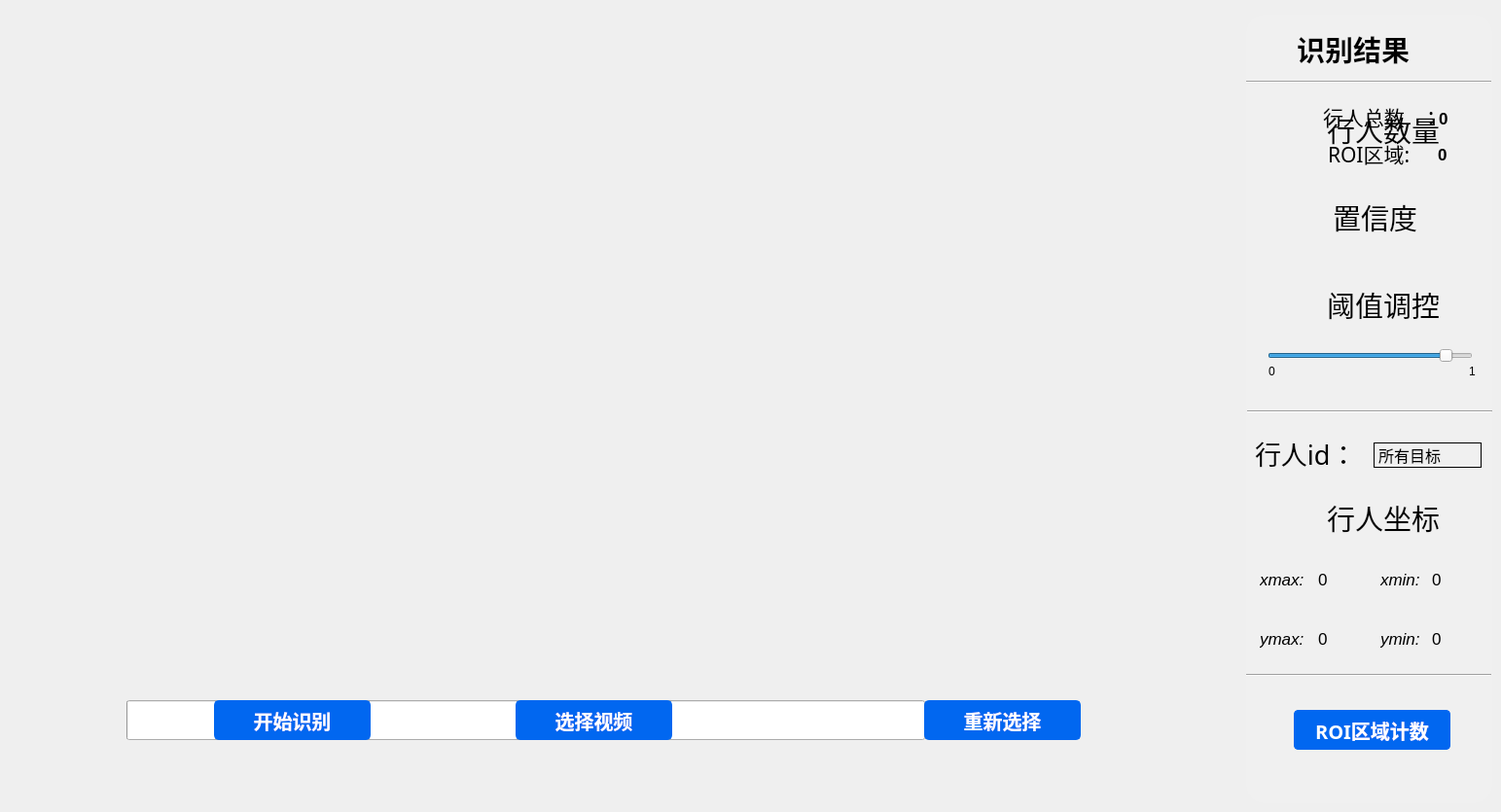
    <widget class="QWidget" name="vdo_module">
     <attribute name="title">
      <string>视频行人追踪</string>
     </attribute>
     <widget class="QLabel" name="confidence_coefficient_vdo">
      <property name="geometry">
       <rect>
        <x>1370</x>
        <y>205</y>
        <width>114</width>
        <height>37</height>
       </rect>
      </property>
      <property name="font">
       <font>
        <family>楷体</family>
        <pointsize>22</pointsize>
        <weight>50</weight>
        <bold>false</bold>
       </font>
      </property>
      <property name="text">
       <string>置信度</string>
      </property>
     </widget>
     <widget class="QPushButton" name="pushButton_9">
      <property name="geometry">
       <rect>
        <x>90</x>
        <y>60</y>
        <width>54</width>
        <height>50</height>
       </rect>
      </property>
      <property name="styleSheet">
       <string notr="true">QPushButton{
border: none;
}</string>
      </property>
      <property name="text">
       <string/>
      </property>
      <property name="icon">
       <iconset>
        <normaloff>../../images/rightangle_tl(2).png</normaloff>../../images/rightangle_tl(2).png</iconset>
      </property>
      <property name="iconSize">
       <size>
        <width>50</width>
        <height>50</height>
       </size>
      </property>
     </widget>
     <widget class="QPushButton" name="picture_11">
      <property name="geometry">
       <rect>
        <x>1290</x>
        <y>98</y>
        <width>69</width>
        <height>65</height>
       </rect>
      </property>
      <property name="cursor">
       <cursorShape>PointingHandCursor</cursorShape>
      </property>
      <property name="styleSheet">
       <string notr="true">QPushButton{
border: none;
}
QBUshButton::hover{
border: 1px solid white;
border-radius: 15px;
}</string>
      </property>
      <property name="text">
       <string/>
      </property>
      <property name="icon">
       <iconset>
        <normaloff>../../images/count.png</normaloff>../../images/count.png</iconset>
      </property>
      <property name="iconSize">
       <size>
        <width>55</width>
        <height>55</height>
       </size>
      </property>
     </widget>
     <widget class="QPushButton" name="picture_12">
      <property name="geometry">
       <rect>
        <x>1300</x>
        <y>285</y>
        <width>54</width>
        <height>50</height>
       </rect>
      </property>
      <property name="cursor">
       <cursorShape>PointingHandCursor</cursorShape>
      </property>
      <property name="styleSheet">
       <string notr="true">QPushButton{
border: none;
}
QBUshButton::hover{
border: 1px solid white;
border-radius: 15px;
}</string>
      </property>
      <property name="text">
       <string/>
      </property>
      <property name="icon">
       <iconset>
        <normaloff>../../images/threshold.png</normaloff>../../images/threshold.png</iconset>
      </property>
      <property name="iconSize">
       <size>
        <width>53</width>
        <height>53</height>
       </size>
      </property>
     </widget>
     <widget class="QLabel" name="label_4">
      <property name="geometry">
       <rect>
        <x>1281</x>
        <y>15</y>
        <width>253</width>
        <height>811</height>
       </rect>
      </property>
      <property name="styleSheet">
       <string notr="true">QLabel{
background-color: #f0f0f0;
border-radius: 20px;
}</string>
      </property>
      <property name="text">
       <string/>
      </property>
     </widget>
     <widget class="QPushButton" name="submit_vdo">
      <property name="geometry">
       <rect>
        <x>220</x>
        <y>720</y>
        <width>161</width>
        <height>41</height>
       </rect>
      </property>
      <property name="font">
       <font>
        <family>Roman time</family>
        <pointsize>15</pointsize>
        <weight>75</weight>
        <bold>true</bold>
       </font>
      </property>
      <property name="cursor">
       <cursorShape>PointingHandCursor</cursorShape>
      </property>
      <property name="styleSheet">
       <string notr="true">QPushButton{background-color:#0167F0;
                    border:2px solid #0167F0;
                    border-radius:5px;
                    color:white
                  }
                  QPushButton:hover
                  {
                    border:1px solid #0167F0;
                    border-radius:5px;
                    color:white;
					font-size:24px;
                  }
                  QPushButton:hover:pressed
                  {
                    border:1px solid #60C9F9;
                    border-radius:17px;
                    height:17px;
                    font-size:23px;
                    color:white;
}
</string>
      </property>
      <property name="text">
       <string>开始识别</string>
      </property>
      <property name="iconSize">
       <size>
        <width>80</width>
        <height>80</height>
       </size>
      </property>
     </widget>
     <widget class="Line" name="line_13">
      <property name="geometry">
       <rect>
        <x>1281</x>
        <y>74</y>
        <width>252</width>
        <height>20</height>
       </rect>
      </property>
      <property name="orientation">
       <enum>Qt::Horizontal</enum>
      </property>
     </widget>
     <widget class="QPushButton" name="pushButton_11">
      <property name="geometry">
       <rect>
        <x>1098</x>
        <y>642</y>
        <width>54</width>
        <height>50</height>
       </rect>
      </property>
      <property name="styleSheet">
       <string notr="true">QPushButton{
border: none;
}</string>
      </property>
      <property name="text">
       <string/>
      </property>
      <property name="icon">
       <iconset>
        <normaloff>../../images/rightangle_br(2).png</normaloff>../../images/rightangle_br(2).png</iconset>
      </property>
      <property name="iconSize">
       <size>
        <width>50</width>
        <height>50</height>
       </size>
      </property>
     </widget>
     <widget class="QPushButton" name="picture_13">
      <property name="geometry">
       <rect>
        <x>1298</x>
        <y>197</y>
        <width>54</width>
        <height>50</height>
       </rect>
      </property>
      <property name="cursor">
       <cursorShape>PointingHandCursor</cursorShape>
      </property>
      <property name="styleSheet">
       <string notr="true">QPushButton{
border: none;
}
QBUshButton::hover{
border: 1px solid white;
border-radius: 15px;
}</string>
      </property>
      <property name="text">
       <string/>
      </property>
      <property name="icon">
       <iconset>
        <normaloff>../../images/confidence_coefficient.png</normaloff>../../images/confidence_coefficient.png</iconset>
      </property>
      <property name="iconSize">
       <size>
        <width>50</width>
        <height>50</height>
       </size>
      </property>
     </widget>
     <widget class="QLabel" name="threshold_vdo">
      <property name="geometry">
       <rect>
        <x>1364</x>
        <y>295</y>
        <width>152</width>
        <height>37</height>
       </rect>
      </property>
      <property name="font">
       <font>
        <family>楷体</family>
        <pointsize>22</pointsize>
        <weight>50</weight>
        <bold>false</bold>
       </font>
      </property>
      <property name="text">
       <string>阈值调控</string>
      </property>
     </widget>
     <widget class="QPushButton" name="pushButton_15">
      <property name="geometry">
       <rect>
        <x>1098</x>
        <y>60</y>
        <width>54</width>
        <height>50</height>
       </rect>
      </property>
      <property name="styleSheet">
       <string notr="true">QPushButton{
border: none;
}</string>
      </property>
      <property name="text">
       <string/>
      </property>
      <property name="icon">
       <iconset>
        <normaloff>../../images/rightangle_tr(2).png</normaloff>../../images/rightangle_tr(2).png</iconset>
      </property>
      <property name="iconSize">
       <size>
        <width>50</width>
        <height>50</height>
       </size>
      </property>
     </widget>
     <widget class="QPushButton" name="pushButton_16">
      <property name="geometry">
       <rect>
        <x>90</x>
        <y>642</y>
        <width>54</width>
        <height>50</height>
       </rect>
      </property>
      <property name="styleSheet">
       <string notr="true">QPushButton{
border: none;
}</string>
      </property>
      <property name="text">
       <string/>
      </property>
      <property name="icon">
       <iconset>
        <normaloff>../../images/rightangle_bl(2).png</normaloff>../../images/rightangle_bl(2).png</iconset>
      </property>
      <property name="iconSize">
       <size>
        <width>50</width>
        <height>50</height>
       </size>
      </property>
     </widget>
     <widget class="QPushButton" name="vdo">
      <property name="geometry">
       <rect>
        <x>450</x>
        <y>214</y>
        <width>304</width>
        <height>300</height>
       </rect>
      </property>
      <property name="cursor">
       <cursorShape>ArrowCursor</cursorShape>
      </property>
      <property name="styleSheet">
       <string notr="true">QPushButton{
border: none;
}
QBUshButton::hover{
border: 1px solid white;
border-radius: 15px;
}</string>
      </property>
      <property name="text">
       <string/>
      </property>
      <property name="icon">
       <iconset>
        <normaloff>../../images/video_tab.png</normaloff>../../images/video_tab.png</iconset>
      </property>
      <property name="iconSize">
       <size>
        <width>300</width>
        <height>300</height>
       </size>
      </property>
     </widget>
     <widget class="QLabel" name="represent_vdo">
      <property name="geometry">
       <rect>
        <x>141</x>
        <y>106</y>
        <width>960</width>
        <height>540</height>
       </rect>
      </property>
      <property name="styleSheet">
       <string notr="true">QLabel{
background-color: 
}</string>
      </property>
      <property name="text">
       <string/>
      </property>
     </widget>
     <widget class="QPushButton" name="reselect_vdo">
      <property name="geometry">
       <rect>
        <x>950</x>
        <y>720</y>
        <width>161</width>
        <height>41</height>
       </rect>
      </property>
      <property name="font">
       <font>
        <family>Roman time</family>
        <pointsize>15</pointsize>
        <weight>75</weight>
        <bold>true</bold>
       </font>
      </property>
      <property name="cursor">
       <cursorShape>PointingHandCursor</cursorShape>
      </property>
      <property name="styleSheet">
       <string notr="true">QPushButton{background-color:#0167F0;
                    border:2px solid #0167F0;
                    border-radius:5px;
                    color:white
                  }
                  QPushButton:hover
                  {
                    border:1px solid #0167F0;
                    border-radius:5px;
                    color:white;
					font-size:24px;
                  }
                  QPushButton:hover:pressed
                  {
                    border:1px solid #60C9F9;
                    border-radius:17px;
                    height:17px;
                    font-size:23px;
                    color:white;
}
</string>
      </property>
      <property name="text">
       <string>重新选择</string>
      </property>
      <property name="iconSize">
       <size>
        <width>80</width>
        <height>80</height>
       </size>
      </property>
     </widget>
     <widget class="QPushButton" name="video">
      <property name="geometry">
       <rect>
        <x>530</x>
        <y>720</y>
        <width>161</width>
        <height>41</height>
       </rect>
      </property>
      <property name="font">
       <font>
        <family>Roman time</family>
        <pointsize>15</pointsize>
        <weight>75</weight>
        <bold>true</bold>
       </font>
      </property>
      <property name="cursor">
       <cursorShape>PointingHandCursor</cursorShape>
      </property>
      <property name="styleSheet">
       <string notr="true">QPushButton{background-color:#0167F0;
                    border:2px solid #0167F0;
                    border-radius:5px;
                    color:white
                  }
                  QPushButton:hover
                  {
                    border:1px solid #0167F0;
                    border-radius:5px;
                    color:white;
					font-size:24px;
                  }
                  QPushButton:hover:pressed
                  {
                    border:1px solid #60C9F9;
                    border-radius:17px;
                    height:17px;
                    font-size:23px;
                    color:white;
}
</string>
      </property>
      <property name="text">
       <string>选择视频</string>
      </property>
      <property name="iconSize">
       <size>
        <width>80</width>
        <height>80</height>
       </size>
      </property>
     </widget>
     <widget class="QSlider" name="Slider_2">
      <property name="geometry">
       <rect>
        <x>1303</x>
        <y>355</y>
        <width>211</width>
        <height>22</height>
       </rect>
      </property>
      <property name="cursor">
       <cursorShape>ClosedHandCursor</cursorShape>
      </property>
      <property name="minimum">
       <number>1</number>
      </property>
      <property name="maximum">
       <number>100</number>
      </property>
      <property name="singleStep">
       <number>1</number>
      </property>
      <property name="pageStep">
       <number>1</number>
      </property>
      <property name="value">
       <number>90</number>
      </property>
      <property name="sliderPosition">
       <number>90</number>
      </property>
      <property name="orientation">
       <enum>Qt::Horizontal</enum>
      </property>
     </widget>
     <widget class="QLabel" name="label_3">
      <property name="geometry">
       <rect>
        <x>1304</x>
        <y>374</y>
        <width>8</width>
        <height>15</height>
       </rect>
      </property>
      <property name="text">
       <string>0</string>
      </property>
     </widget>
     <widget class="QLabel" name="label_7">
      <property name="geometry">
       <rect>
        <x>1510</x>
        <y>374</y>
        <width>8</width>
        <height>15</height>
       </rect>
      </property>
      <property name="text">
       <string>1</string>
      </property>
     </widget>
     <widget class="QLabel" name="label_5">
      <property name="geometry">
       <rect>
        <x>1333</x>
        <y>32</y>
        <width>152</width>
        <height>37</height>
       </rect>
      </property>
      <property name="font">
       <font>
        <family>楷体</family>
        <pointsize>22</pointsize>
        <weight>75</weight>
        <bold>true</bold>
       </font>
      </property>
      <property name="text">
       <string>识别结果</string>
      </property>
     </widget>
     <widget class="QPushButton" name="picture_17">
      <property name="geometry">
       <rect>
        <x>1300</x>
        <y>504</y>
        <width>54</width>
        <height>50</height>
       </rect>
      </property>
      <property name="cursor">
       <cursorShape>PointingHandCursor</cursorShape>
      </property>
      <property name="styleSheet">
       <string notr="true">QPushButton{
border: none;
}
QBUshButton::hover{
border: 1px solid white;
border-radius: 15px;
}</string>
      </property>
      <property name="text">
       <string/>
      </property>
      <property name="icon">
       <iconset>
        <normaloff>../../images/pisition.png</normaloff>../../images/pisition.png</iconset>
      </property>
      <property name="iconSize">
       <size>
        <width>50</width>
        <height>50</height>
       </size>
      </property>
     </widget>
     <widget class="QLabel" name="threshold_vdo_2">
      <property name="geometry">
       <rect>
        <x>1364</x>
        <y>514</y>
        <width>152</width>
        <height>37</height>
       </rect>
      </property>
      <property name="font">
       <font>
        <family>楷体</family>
        <pointsize>22</pointsize>
        <weight>50</weight>
        <bold>false</bold>
       </font>
      </property>
      <property name="text">
       <string>行人坐标</string>
      </property>
     </widget>
     <widget class="Line" name="line_17">
      <property name="geometry">
       <rect>
        <x>1282</x>
        <y>413</y>
        <width>252</width>
        <height>20</height>
       </rect>
      </property>
      <property name="orientation">
       <enum>Qt::Horizontal</enum>
      </property>
     </widget>
     <widget class="QComboBox" name="idBox">
      <property name="geometry">
       <rect>
        <x>1412</x>
        <y>455</y>
        <width>111</width>
        <height>26</height>
       </rect>
      </property>
      <property name="font">
       <font>
        <family>楷体</family>
        <pointsize>12</pointsize>
        <weight>50</weight>
        <bold>false</bold>
       </font>
      </property>
      <property name="cursor">
       <cursorShape>PointingHandCursor</cursorShape>
      </property>
      <property name="styleSheet">
       <string notr="true">QComboBox{
	background-color: #f0f0f0;
	border: 1px solid #000;
}
QComboBox::down-arrow{
	border-image: url(E:/python/Competition/PYQT/images/drop.png)
}
QComboBox::drop-down{
	border: none;
}</string>
      </property>
      <item>
       <property name="text">
        <string>所有目标</string>
       </property>
      </item>
     </widget>
     <widget class="QLabel" name="xmax">
      <property name="geometry">
       <rect>
        <x>1295</x>
        <y>583</y>
        <width>59</width>
        <height>26</height>
       </rect>
      </property>
      <property name="font">
       <font>
        <family>Arial</family>
        <pointsize>13</pointsize>
        <weight>50</weight>
        <italic>true</italic>
        <bold>false</bold>
       </font>
      </property>
      <property name="text">
       <string>xmax:</string>
      </property>
     </widget>
     <widget class="QLabel" name="ymin">
      <property name="geometry">
       <rect>
        <x>1419</x>
        <y>644</y>
        <width>53</width>
        <height>26</height>
       </rect>
      </property>
      <property name="font">
       <font>
        <family>Arial</family>
        <pointsize>13</pointsize>
        <weight>50</weight>
        <italic>true</italic>
        <bold>false</bold>
       </font>
      </property>
      <property name="text">
       <string>ymin:</string>
      </property>
     </widget>
     <widget class="QLabel" name="ymax">
      <property name="geometry">
       <rect>
        <x>1295</x>
        <y>644</y>
        <width>59</width>
        <height>26</height>
       </rect>
      </property>
      <property name="font">
       <font>
        <family>Arial</family>
        <pointsize>13</pointsize>
        <weight>50</weight>
        <italic>true</italic>
        <bold>false</bold>
       </font>
      </property>
      <property name="text">
       <string>ymax:</string>
      </property>
     </widget>
     <widget class="QLabel" name="xmin">
      <property name="geometry">
       <rect>
        <x>1419</x>
        <y>583</y>
        <width>53</width>
        <height>26</height>
       </rect>
      </property>
      <property name="font">
       <font>
        <family>Arial</family>
        <pointsize>13</pointsize>
        <weight>50</weight>
        <italic>true</italic>
        <bold>false</bold>
       </font>
      </property>
      <property name="text">
       <string>xmin:</string>
      </property>
     </widget>
     <widget class="QLabel" name="id">
      <property name="geometry">
       <rect>
        <x>1290</x>
        <y>449</y>
        <width>136</width>
        <height>33</height>
       </rect>
      </property>
      <property name="font">
       <font>
        <family>楷体</family>
        <pointsize>20</pointsize>
        <weight>50</weight>
        <bold>false</bold>
       </font>
      </property>
      <property name="text">
       <string>行人id：</string>
      </property>
     </widget>
     <widget class="QLabel" name="xma">
      <property name="geometry">
       <rect>
        <x>1355</x>
        <y>583</y>
        <width>51</width>
        <height>25</height>
       </rect>
      </property>
      <property name="font">
       <font>
        <family>Arial</family>
        <pointsize>13</pointsize>
        <weight>50</weight>
        <bold>false</bold>
       </font>
      </property>
      <property name="text">
       <string>0</string>
      </property>
     </widget>
     <widget class="QLabel" name="xmi">
      <property name="geometry">
       <rect>
        <x>1472</x>
        <y>583</y>
        <width>51</width>
        <height>25</height>
       </rect>
      </property>
      <property name="font">
       <font>
        <family>Arial</family>
        <pointsize>13</pointsize>
        <weight>50</weight>
        <bold>false</bold>
       </font>
      </property>
      <property name="text">
       <string>0</string>
      </property>
     </widget>
     <widget class="QLabel" name="yma">
      <property name="geometry">
       <rect>
        <x>1355</x>
        <y>644</y>
        <width>51</width>
        <height>25</height>
       </rect>
      </property>
      <property name="font">
       <font>
        <family>Arial</family>
        <pointsize>13</pointsize>
        <weight>50</weight>
        <bold>false</bold>
       </font>
      </property>
      <property name="text">
       <string>0</string>
      </property>
     </widget>
     <widget class="QLabel" name="ymi">
      <property name="geometry">
       <rect>
        <x>1472</x>
        <y>644</y>
        <width>51</width>
        <height>25</height>
       </rect>
      </property>
      <property name="font">
       <font>
        <family>Arial</family>
        <pointsize>13</pointsize>
        <weight>50</weight>
        <bold>false</bold>
       </font>
      </property>
      <property name="text">
       <string>0</string>
      </property>
     </widget>
     <widget class="Line" name="line_18">
      <property name="geometry">
       <rect>
        <x>1281</x>
        <y>684</y>
        <width>252</width>
        <height>20</height>
       </rect>
      </property>
      <property name="orientation">
       <enum>Qt::Horizontal</enum>
      </property>
     </widget>
     <widget class="QPushButton" name="person_counting">
      <property name="geometry">
       <rect>
        <x>1330</x>
        <y>730</y>
        <width>161</width>
        <height>41</height>
       </rect>
      </property>
      <property name="font">
       <font>
        <family>Roman time</family>
        <pointsize>15</pointsize>
        <weight>75</weight>
        <bold>true</bold>
       </font>
      </property>
      <property name="cursor">
       <cursorShape>PointingHandCursor</cursorShape>
      </property>
      <property name="styleSheet">
       <string notr="true">QPushButton{background-color:#0167F0;
                    border:2px solid #0167F0;
                    border-radius:5px;
                    color:white
                  }
                  QPushButton:hover
                  {
                    border:1px solid #0167F0;
                    border-radius:5px;
                    color:white;
					font-size:24px;
                  }
                  QPushButton:hover:pressed
                  {
                    border:1px solid #60C9F9;
                    border-radius:17px;
                    height:17px;
                    font-size:23px;
                    color:white;
}
</string>
      </property>
      <property name="text">
       <string>行人流量曲线</string>
      </property>
      <property name="iconSize">
       <size>
        <width>80</width>
        <height>80</height>
       </size>
      </property>
     </widget>
     <widget class="QPushButton" name="ROI">
      <property name="geometry">
       <rect>
        <x>1330</x>
        <y>730</y>
        <width>161</width>
        <height>41</height>
       </rect>
      </property>
      <property name="font">
       <font>
        <family>Roman time</family>
        <pointsize>15</pointsize>
        <weight>75</weight>
        <bold>true</bold>
       </font>
      </property>
      <property name="cursor">
       <cursorShape>PointingHandCursor</cursorShape>
      </property>
      <property name="styleSheet">
       <string notr="true">QPushButton{background-color:#0167F0;
                    border:2px solid #0167F0;
                    border-radius:5px;
                    color:white
                  }
                  QPushButton:hover
                  {
                    border:1px solid #0167F0;
                    border-radius:5px;
                    color:white;
					font-size:24px;
                  }
                  QPushButton:hover:pressed
                  {
                    border:1px solid #60C9F9;
                    border-radius:17px;
                    height:17px;
                    font-size:23px;
                    color:white;
}
</string>
      </property>
      <property name="text">
       <string>ROI区域计数</string>
      </property>
      <property name="iconSize">
       <size>
        <width>80</width>
        <height>80</height>
       </size>
      </property>
     </widget>
     <widget class="QLabel" name="viewcount_vdo_total">
      <property name="geometry">
       <rect>
        <x>1360</x>
        <y>106</y>
        <width>112</width>
        <height>27</height>
       </rect>
      </property>
      <property name="font">
       <font>
        <family>楷体</family>
        <pointsize>16</pointsize>
        <weight>50</weight>
        <bold>false</bold>
       </font>
      </property>
      <property name="text">
       <string>行人总数</string>
      </property>
     </widget>
     <widget class="QLabel" name="viewcount_vdo_ROI">
      <property name="geometry">
       <rect>
        <x>1365</x>
        <y>144</y>
        <width>112</width>
        <height>27</height>
       </rect>
      </property>
      <property name="font">
       <font>
        <family>楷体</family>
        <pointsize>16</pointsize>
        <weight>50</weight>
        <bold>false</bold>
       </font>
      </property>
      <property name="text">
       <string>ROI区域:</string>
      </property>
     </widget>
     <widget class="QLabel" name="count_vdo">
      <property name="geometry">
       <rect>
        <x>1364</x>
        <y>115</y>
        <width>152</width>
        <height>37</height>
       </rect>
      </property>
      <property name="font">
       <font>
        <family>楷体</family>
        <pointsize>22</pointsize>
        <weight>50</weight>
        <bold>false</bold>
       </font>
      </property>
      <property name="text">
       <string>行人数量</string>
      </property>
     </widget>
     <widget class="QLabel" name="count_vdo_total">
      <property name="geometry">
       <rect>
        <x>1479</x>
        <y>109</y>
        <width>48</width>
        <height>26</height>
       </rect>
      </property>
      <property name="font">
       <font>
        <family>Arial</family>
        <pointsize>13</pointsize>
        <weight>75</weight>
        <bold>true</bold>
       </font>
      </property>
      <property name="text">
       <string>0</string>
      </property>
     </widget>
     <widget class="QLabel" name="count_vdo_ROI">
      <property name="geometry">
       <rect>
        <x>1478</x>
        <y>146</y>
        <width>48</width>
        <height>26</height>
       </rect>
      </property>
      <property name="font">
       <font>
        <family>Arial</family>
        <pointsize>13</pointsize>
        <weight>75</weight>
        <bold>true</bold>
       </font>
      </property>
      <property name="text">
       <string>0</string>
      </property>
     </widget>
     <widget class="QLabel" name="label_12">
      <property name="geometry">
       <rect>
        <x>1468</x>
        <y>105</y>
        <width>14</width>
        <height>28</height>
       </rect>
      </property>
      <property name="font">
       <font>
        <family>楷体</family>
        <pointsize>17</pointsize>
       </font>
      </property>
      <property name="text">
       <string>:</string>
      </property>
     </widget>
     <widget class="QProgressBar" name="progressBar">
      <property name="geometry">
       <rect>
        <x>130</x>
        <y>720</y>
        <width>821</width>
        <height>41</height>
       </rect>
      </property>
      <property name="value">
       <number>0</number>
      </property>
     </widget>
     <zorder>progressBar</zorder>
     <zorder>vdo</zorder>
     <zorder>represent_vdo</zorder>
     <zorder>label_4</zorder>
     <zorder>confidence_coefficient_vdo</zorder>
     <zorder>pushButton_9</zorder>
     <zorder>picture_11</zorder>
     <zorder>picture_12</zorder>
     <zorder>submit_vdo</zorder>
     <zorder>line_13</zorder>
     <zorder>pushButton_11</zorder>
     <zorder>picture_13</zorder>
     <zorder>threshold_vdo</zorder>
     <zorder>pushButton_15</zorder>
     <zorder>pushButton_16</zorder>
     <zorder>reselect_vdo</zorder>
     <zorder>video</zorder>
     <zorder>Slider_2</zorder>
     <zorder>label_3</zorder>
     <zorder>label_7</zorder>
     <zorder>label_5</zorder>
     <zorder>picture_17</zorder>
     <zorder>threshold_vdo_2</zorder>
     <zorder>line_17</zorder>
     <zorder>idBox</zorder>
     <zorder>xmax</zorder>
     <zorder>ymin</zorder>
     <zorder>ymax</zorder>
     <zorder>xmin</zorder>
     <zorder>id</zorder>
     <zorder>xma</zorder>
     <zorder>xmi</zorder>
     <zorder>yma</zorder>
     <zorder>ymi</zorder>
     <zorder>line_18</zorder>
     <zorder>person_counting</zorder>
     <zorder>ROI</zorder>
     <zorder>viewcount_vdo_total</zorder>
     <zorder>viewcount_vdo_ROI</zorder>
     <zorder>count_vdo_total</zorder>
     <zorder>count_vdo_ROI</zorder>
     <zorder>label_12</zorder>
     <zorder>count_vdo</zorder>
    </widget>
